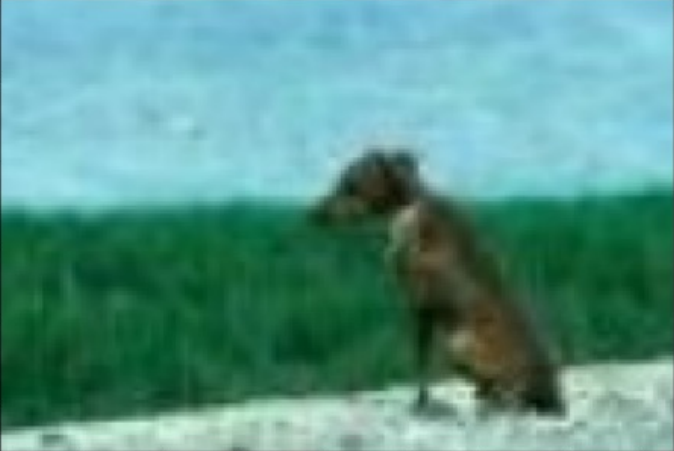
#> input picture 第六次作业/28-2200170262-邢永远/dog.png, 674 x 451 px, found by its file name
$ python k_means.py
#> lines starting #> are read from the running program, lines starting #| are printed output that depends on the picture
import numpy as np
import cv2
import matplotlib.pyplot as plt

def initialize_centroids(X, k):
    """随机初始化质心"""
    indices = np.random.choice(X.shape[0], k, replace=False)
    centroids = X[indices]
    return centroids

def assign_clusters(X, centroids):
    """分配每个点到最近的质心"""
    distances = np.linalg.norm(X[:, np.newaxis] - centroids, axis=2)
    clusters = np.argmin(distances, axis=1)
    return clusters

def update_centroids(X, clusters, k):
    """更新质心位置"""
    new_centroids = np.array([X[clusters == i].mean(axis=0) for i in range(k)])
    return new_centroids

def has_converged(centroids, new_centroids, tol=1e-4):
    """检查质心是否收敛"""
    return np.all(np.linalg.norm(centroids - new_centroids, axis=1) < tol)

def kmeans(X, k, max_iters=100):
    """K-means 聚类算法"""
    centroids = initialize_centroids(X, k)
    for _ in range(max_iters):
        clusters = assign_clusters(X, centroids)
        new_centroids = update_centroids(X, clusters, k)
        if has_converged(centroids, new_centroids):
            break
        centroids = new_centroids
    return clusters, centroids

# 加载图像
image = cv2.imread(r"D:\Pycharm Project\machine-learning\Project_6\dog.png")
#> image is the input picture: shape (451, 674, 3); mean B, G, R 138.3, 149.8, 88.1
image = cv2.cvtColor(image, cv2.COLOR_BGR2RGB)

# 将图像重塑为2D数组
pixels = image.reshape(-1, 3)

# 使用K-means聚类
k = 5  # 聚类数量
clusters, centroids = kmeans(pixels, k)
#> in initialize_centroids, `centroids = X[indices]`: centroids = [[134, 200, 214], [6, 84, 44], [140, 203, 213], [22, 88, 48], [112, 197, 192]]
#> centroids = [[167.1, 202.1, 186.4], [51.01, 64.92, 40.83], [20.33, 92.21, 54.78], [87.14, 143.1, 125.7], [130.8, 201.6, 215.2]]

# 重塑聚类结果以形成分割图像
segmented_image = clusters.reshape(image.shape[:2])
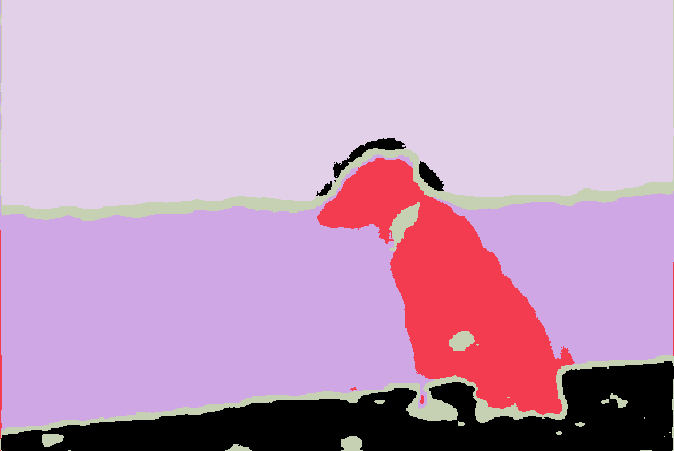
#> segmented_image: shape (451, 674) int64; 5 distinct labels, from 0 to 4; one colour per label, 0 black

# 显示原始图像和分割后的图像
fig, ax = plt.subplots(1, 2, figsize=(10, 5))
ax[0].imshow(image)
ax[0].set_title('Original')
ax[1].imshow(segmented_image)
ax[1].set_title('K-means')
plt.show()
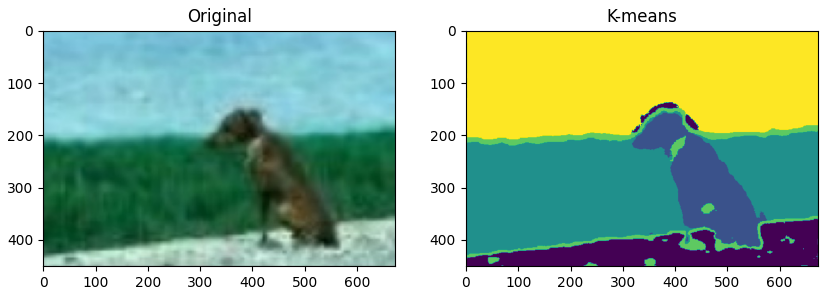
#> figure drawn by matplotlib, 2 panels
